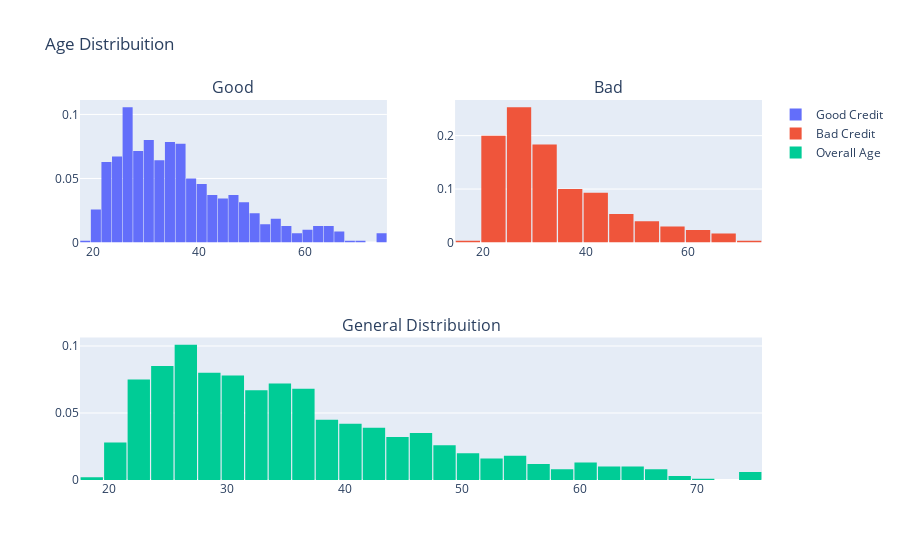

The cell this chart's notebook holds for it:
### Code cell
# it's a library that we work with plotly
import plotly.offline as py 
py.init_notebook_mode(connected=True) # this code, allow us to work with offline plotly version
import plotly.graph_objs as go # it's like "plt" of matplot
# import plotly.tools as tls # It's useful to we get some tools of plotly --> deprecated
import plotly.subplots as psp # Recommended one to replace plotly.tools
import warnings # This library will be used to ignore some warnings
from collections import Counter # To do counter of some features

df_good = gcd.loc[gcd["Risk"] == 'good']['Age'].values.tolist()
df_bad = gcd.loc[gcd["Risk"] == 'bad']['Age'].values.tolist()
df_age = gcd['Age'].values.tolist()

#First plot
trace0 = go.Histogram(
    x=df_good,
    histnorm='probability',
    name="Good Credit"
)
#Second plot
trace1 = go.Histogram(
    x=df_bad,
    histnorm='probability',
    name="Bad Credit"
)
#Third plot
trace2 = go.Histogram(
    x=df_age,
    histnorm='probability',
    name="Overall Age"
)

#Creating the grid
fig = psp.make_subplots(rows=2, cols=2, specs=[[{}, {}], [{'colspan': 2}, None]],
                          subplot_titles=('Good','Bad', 'General Distribuition'))

#setting the figs
fig.append_trace(trace0, 1, 1)
fig.append_trace(trace1, 1, 2)
fig.append_trace(trace2, 2, 1)

fig['layout'].update(showlegend=True, title='Age Distribuition', bargap=0.05)
py.iplot(fig, filename='custom-sized-subplot-with-subplot-titles')

### Figure 1 — Plotly figure (JSON) as saved in the notebook; plotly's stock layout.template omitted (floating-point values rounded to 4 significant figures; data arrays with more than 128 entries replaced by an {"elided": "..."} marker saying what was removed)
{"data": [{"histnorm": "probability", "name": "Good Credit", "type": "histogram", "x": {"elided": "700 int values"}, "xaxis": "x", "yaxis": "y"}, {"histnorm": "probability", "name": "Bad Credit", "type": "histogram", "x": {"elided": "300 int values"}, "xaxis": "x2", "yaxis": "y2"}, {"histnorm": "probability", "name": "Overall Age", "type": "histogram", "x": {"elided": "1000 int values"}, "xaxis": "x3", "yaxis": "y3"}], "layout": {"annotations": [{"font": {"size": 16}, "showarrow": false, "text": "Good", "x": 0.225, "xanchor": "center", "xref": "paper", "y": 1, "yanchor": "bottom", "yref": "paper"}, {"font": {"size": 16}, "showarrow": false, "text": "Bad", "x": 0.775, "xanchor": "center", "xref": "paper", "y": 1, "yanchor": "bottom", "yref": "paper"}, {"font": {"size": 16}, "showarrow": false, "text": "General Distribuition", "x": 0.5, "xanchor": "center", "xref": "paper", "y": 0.375, "yanchor": "bottom", "yref": "paper"}], "bargap": 0.05, "showlegend": true, "title": {"text": "Age Distribuition"}, "xaxis": {"anchor": "y", "domain": [0, 0.45]}, "xaxis2": {"anchor": "y2", "domain": [0.55, 1]}, "xaxis3": {"anchor": "y3", "domain": [0, 1]}, "yaxis": {"anchor": "x", "domain": [0.625, 1]}, "yaxis2": {"anchor": "x2", "domain": [0.625, 1]}, "yaxis3": {"anchor": "x3", "domain": [0, 0.375]}}}
